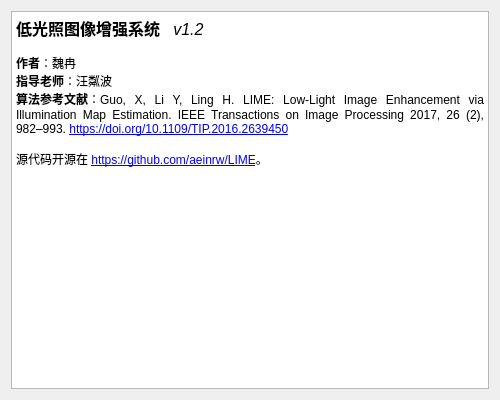
<?xml version="1.0" encoding="UTF-8"?>
<ui version="4.0">
 <class>Form</class>
 <widget class="QWidget" name="Form">
  <property name="geometry">
   <rect>
    <x>0</x>
    <y>0</y>
    <width>500</width>
    <height>400</height>
   </rect>
  </property>
  <property name="minimumSize">
   <size>
    <width>500</width>
    <height>400</height>
   </size>
  </property>
  <property name="windowTitle">
   <string>关于</string>
  </property>
  <layout class="QHBoxLayout" name="horizontalLayout">
   <item>
    <widget class="QTextEdit" name="textEdit">
     <property name="html">
      <string>&lt;!DOCTYPE HTML PUBLIC &quot;-//W3C//DTD HTML 4.0//EN&quot; &quot;http://www.w3.org/TR/REC-html40/strict.dtd&quot;&gt;
&lt;html&gt;&lt;head&gt;&lt;meta name=&quot;qrichtext&quot; content=&quot;1&quot; /&gt;&lt;style type=&quot;text/css&quot;&gt;
p, li { white-space: pre-wrap; }
&lt;/style&gt;&lt;/head&gt;&lt;body style=&quot; font-family:'SimSun'; font-size:9pt; font-weight:400; font-style:normal;&quot;&gt;
&lt;p align=&quot;justify&quot; style=&quot; margin-top:0px; margin-bottom:0px; margin-left:0px; margin-right:0px; -qt-block-indent:0; text-indent:0px;&quot;&gt;&lt;span style=&quot; font-size:12pt; font-weight:600;&quot;&gt;低光照图像增强系统   &lt;/span&gt;&lt;span style=&quot; font-size:12pt; font-style:italic;&quot;&gt;v1.2&lt;/span&gt;&lt;/p&gt;
&lt;p align=&quot;justify&quot; style=&quot;-qt-paragraph-type:empty; margin-top:0px; margin-bottom:0px; margin-left:0px; margin-right:0px; -qt-block-indent:0; text-indent:0px; font-style:italic;&quot;&gt;&lt;br /&gt;&lt;/p&gt;
&lt;p align=&quot;justify&quot; style=&quot; margin-top:0px; margin-bottom:0px; margin-left:0px; margin-right:0px; -qt-block-indent:0; text-indent:0px;&quot;&gt;&lt;span style=&quot; font-weight:600;&quot;&gt;作者&lt;/span&gt;：魏冉&lt;/p&gt;
&lt;p align=&quot;justify&quot; style=&quot; margin-top:0px; margin-bottom:0px; margin-left:0px; margin-right:0px; -qt-block-indent:0; text-indent:0px;&quot;&gt;&lt;span style=&quot; font-weight:600;&quot;&gt;指导老师&lt;/span&gt;：汪粼波&lt;/p&gt;
&lt;p align=&quot;justify&quot; style=&quot; margin-top:0px; margin-bottom:0px; margin-left:0px; margin-right:0px; -qt-block-indent:0; text-indent:0px;&quot;&gt;&lt;span style=&quot; font-weight:600;&quot;&gt;算法参考文献&lt;/span&gt;：Guo, X, Li Y, Ling H. LIME: Low-Light Image Enhancement via Illumination Map Estimation. IEEE Transactions on Image Processing 2017, 26 (2), 982–993. &lt;a href=&quot;https://doi.org/10.1109/TIP.2016.2639450&quot;&gt;&lt;span style=&quot; text-decoration: underline; color:#0000ff;&quot;&gt;https://doi.org/10.1109/TIP.2016.2639450&lt;/span&gt;&lt;/a&gt;&lt;/p&gt;
&lt;p align=&quot;justify&quot; style=&quot;-qt-paragraph-type:empty; margin-top:0px; margin-bottom:0px; margin-left:0px; margin-right:0px; -qt-block-indent:0; text-indent:0px;&quot;&gt;&lt;br /&gt;&lt;/p&gt;
&lt;p align=&quot;justify&quot; style=&quot; margin-top:0px; margin-bottom:0px; margin-left:0px; margin-right:0px; -qt-block-indent:0; text-indent:0px;&quot;&gt;源代码开源在 &lt;a href=&quot;https://github.com/aeinrw/LIME&quot;&gt;&lt;span style=&quot; text-decoration: underline; color:#0000ff;&quot;&gt;https://github.com/aeinrw/LIME&lt;/span&gt;&lt;/a&gt;。&lt;/p&gt;
&lt;p align=&quot;justify&quot; style=&quot;-qt-paragraph-type:empty; margin-top:0px; margin-bottom:0px; margin-left:0px; margin-right:0px; -qt-block-indent:0; text-indent:0px;&quot;&gt;&lt;br /&gt;&lt;/p&gt;&lt;/body&gt;&lt;/html&gt;</string>
     </property>
    </widget>
   </item>
  </layout>
 </widget>
 <resources/>
 <connections/>
</ui>
